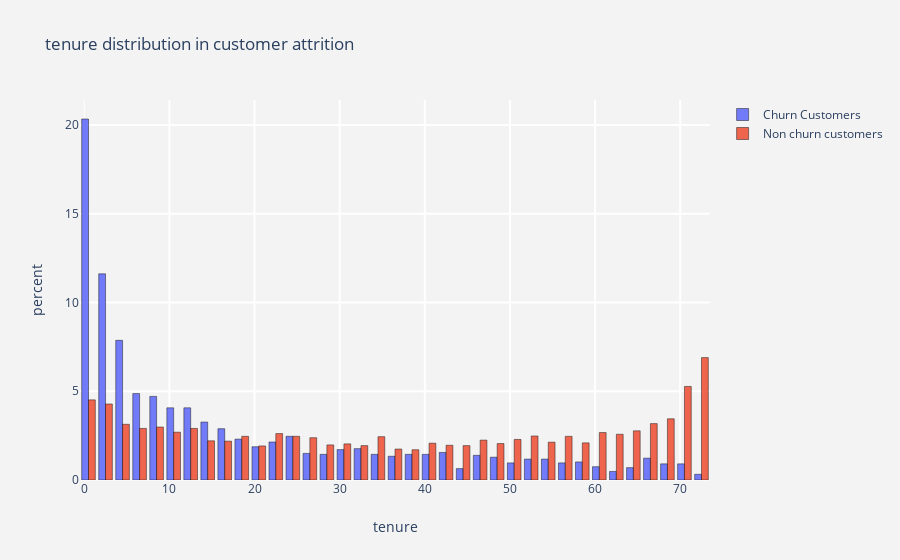
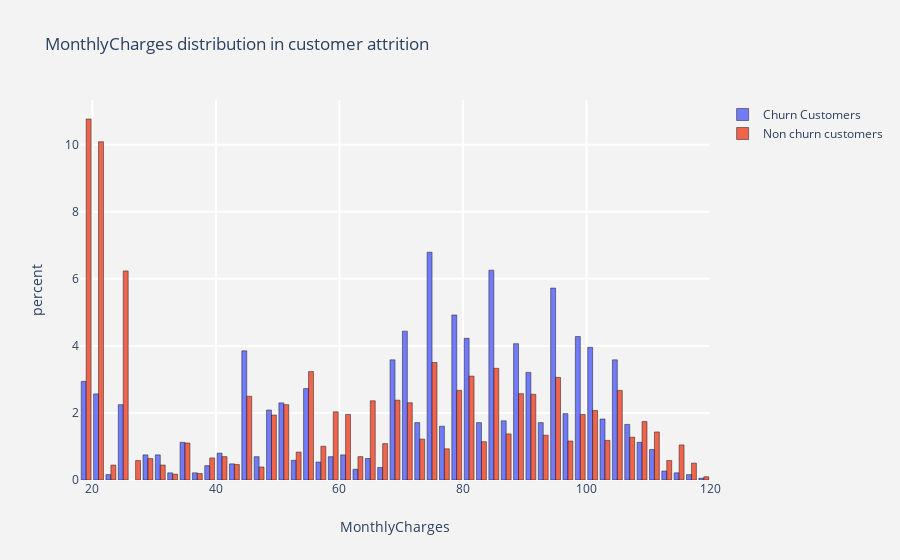
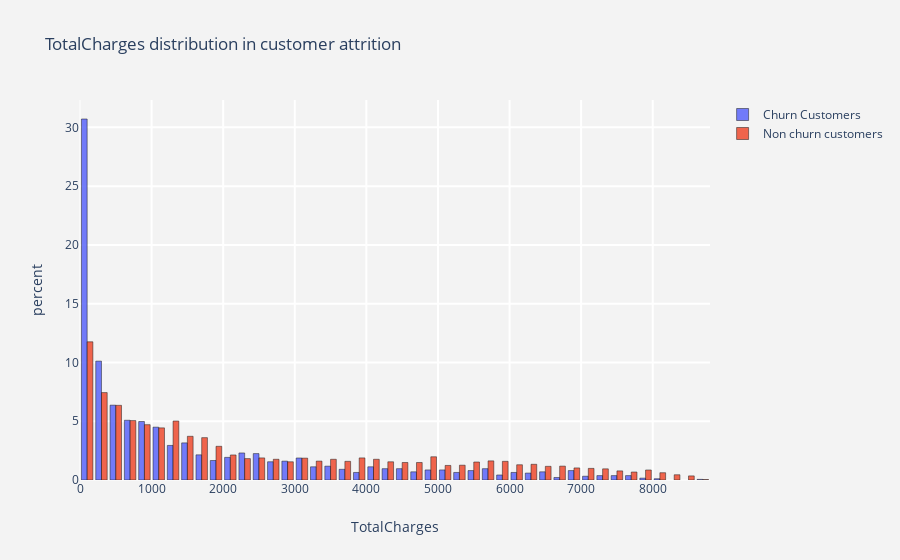

The notebook cell these images were saved under, in order:
### Code cell
#function  for histogram for customer attrition types
def histogram(column) :
    trace1 = go.Histogram(x  = churn[column],
                          histnorm= "percent",
                          name = "Churn Customers",
                          marker = dict(line = dict(width = .5,
                                                    color = "black"
                                                    )
                                        ),
                         opacity = .9 
                         ) 
    
    trace2 = go.Histogram(x  = not_churn[column],
                          histnorm = "percent",
                          name = "Non churn customers",
                          marker = dict(line = dict(width = .5,
                                              color = "black"
                                             )
                                 ),
                          opacity = .9
                         )
    
    data = [trace1,trace2]
    layout = go.Layout(dict(title =column + " distribution in customer attrition ",
                            plot_bgcolor  = "rgb(243,243,243)",
                            paper_bgcolor = "rgb(243,243,243)",
                            xaxis = dict(gridcolor = 'rgb(255, 255, 255)',
                                          title = column,
                                             zerolinewidth=1,
                                             ticklen=5,
                                             gridwidth=2
                                            ),
                            yaxis = dict(gridcolor = 'rgb(255, 255, 255)',
                                             title = "percent",
                                             zerolinewidth=1,
                                             ticklen=5,
                                             gridwidth=2
                                            ),
                           )
                      )
    fig  = go.Figure(data=data,layout=layout)
    
    py.iplot(fig)
for i in numeric:
    histogram(i)

### Figure 1 — Plotly figure (JSON) as saved in the notebook; plotly's stock layout.template omitted (floating-point values rounded to 4 significant figures; data arrays with more than 128 entries replaced by an {"elided": "..."} marker saying what was removed)
{"data": [{"histnorm": "percent", "marker": {"line": {"color": "black", "width": 0.5}}, "name": "Churn Customers", "opacity": 0.9, "type": "histogram", "x": {"elided": "1869 int values"}}, {"histnorm": "percent", "marker": {"line": {"color": "black", "width": 0.5}}, "name": "Non churn customers", "opacity": 0.9, "type": "histogram", "x": {"elided": "5163 int values"}}], "layout": {"paper_bgcolor": "rgb(243,243,243)", "plot_bgcolor": "rgb(243,243,243)", "title": {"text": "tenure distribution in customer attrition "}, "xaxis": {"gridcolor": "rgb(255, 255, 255)", "gridwidth": 2, "ticklen": 5, "title": {"text": "tenure"}, "zerolinewidth": 1}, "yaxis": {"gridcolor": "rgb(255, 255, 255)", "gridwidth": 2, "ticklen": 5, "title": {"text": "percent"}, "zerolinewidth": 1}}}

### Figure 2 — Plotly figure (JSON) as saved in the notebook; plotly's stock layout.template omitted (floating-point values rounded to 4 significant figures; data arrays with more than 128 entries replaced by an {"elided": "..."} marker saying what was removed)
{"data": [{"histnorm": "percent", "marker": {"line": {"color": "black", "width": 0.5}}, "name": "Churn Customers", "opacity": 0.9, "type": "histogram", "x": {"elided": "1869 float values"}}, {"histnorm": "percent", "marker": {"line": {"color": "black", "width": 0.5}}, "name": "Non churn customers", "opacity": 0.9, "type": "histogram", "x": {"elided": "5163 float values"}}], "layout": {"paper_bgcolor": "rgb(243,243,243)", "plot_bgcolor": "rgb(243,243,243)", "title": {"text": "MonthlyCharges distribution in customer attrition "}, "xaxis": {"gridcolor": "rgb(255, 255, 255)", "gridwidth": 2, "ticklen": 5, "title": {"text": "MonthlyCharges"}, "zerolinewidth": 1}, "yaxis": {"gridcolor": "rgb(255, 255, 255)", "gridwidth": 2, "ticklen": 5, "title": {"text": "percent"}, "zerolinewidth": 1}}}

### Figure 3 — Plotly figure (JSON) as saved in the notebook; plotly's stock layout.template omitted (floating-point values rounded to 4 significant figures; data arrays with more than 128 entries replaced by an {"elided": "..."} marker saying what was removed)
{"data": [{"histnorm": "percent", "marker": {"line": {"color": "black", "width": 0.5}}, "name": "Churn Customers", "opacity": 0.9, "type": "histogram", "x": {"elided": "1869 float values"}}, {"histnorm": "percent", "marker": {"line": {"color": "black", "width": 0.5}}, "name": "Non churn customers", "opacity": 0.9, "type": "histogram", "x": {"elided": "5163 float values"}}], "layout": {"paper_bgcolor": "rgb(243,243,243)", "plot_bgcolor": "rgb(243,243,243)", "title": {"text": "TotalCharges distribution in customer attrition "}, "xaxis": {"gridcolor": "rgb(255, 255, 255)", "gridwidth": 2, "ticklen": 5, "title": {"text": "TotalCharges"}, "zerolinewidth": 1}, "yaxis": {"gridcolor": "rgb(255, 255, 255)", "gridwidth": 2, "ticklen": 5, "title": {"text": "percent"}, "zerolinewidth": 1}}}
